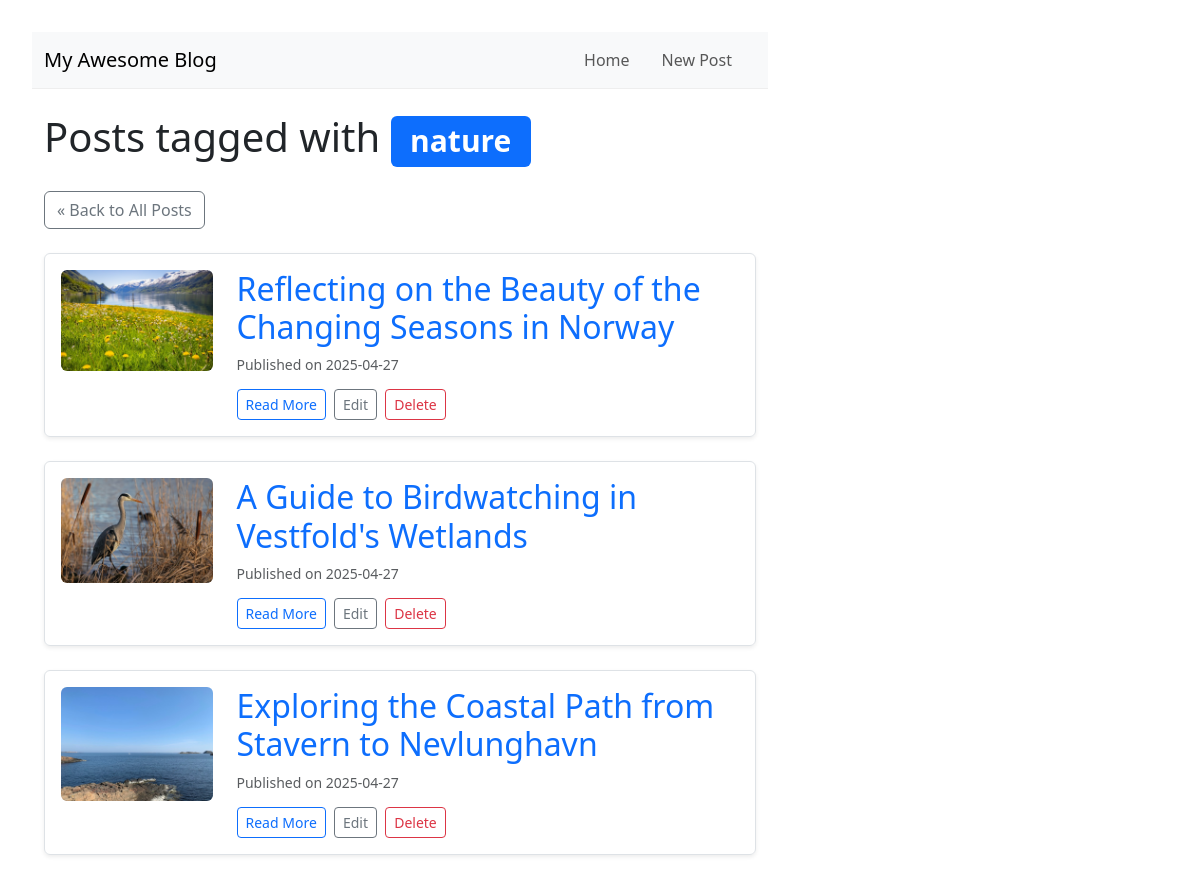
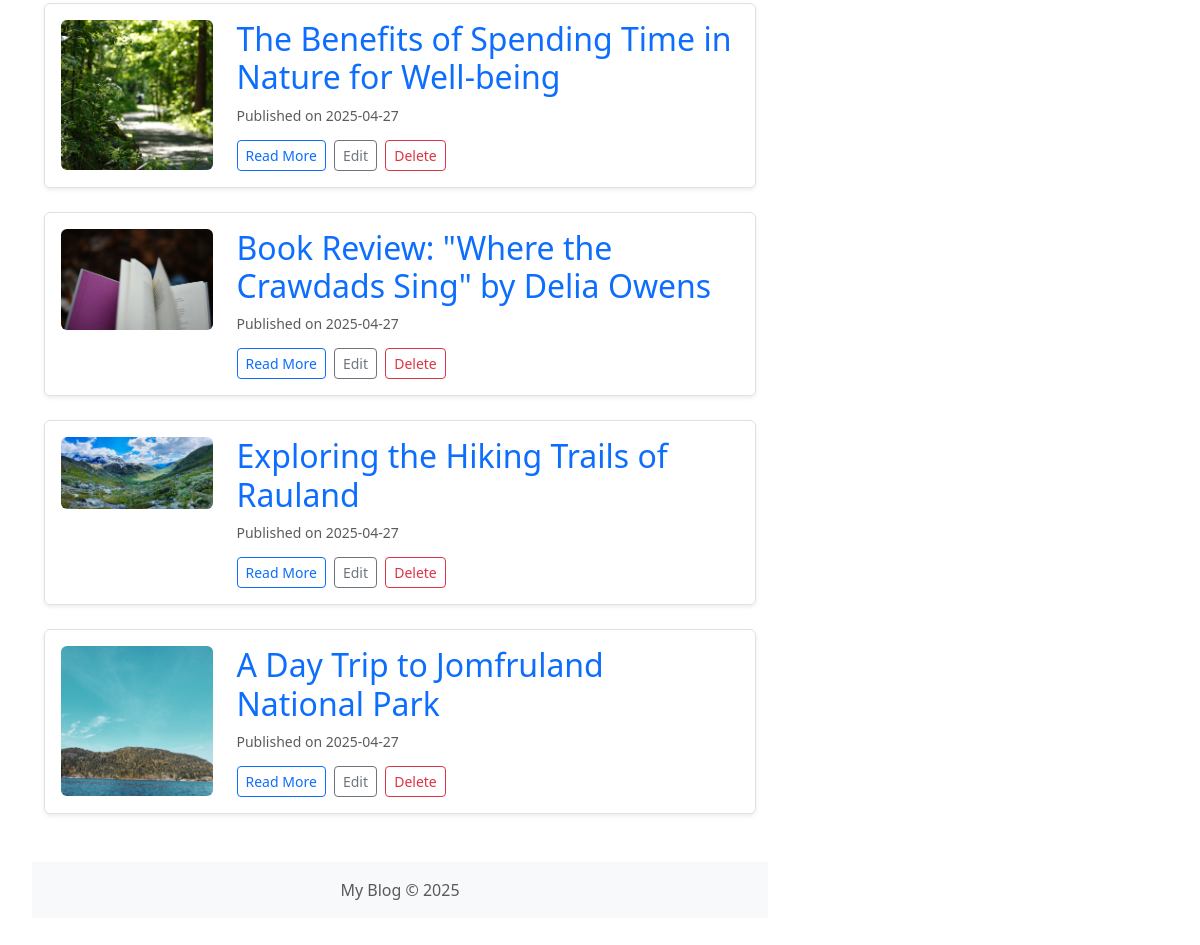
/tag/nature, run on an earlier commit of the app's database (2 pictures, top to bottom).
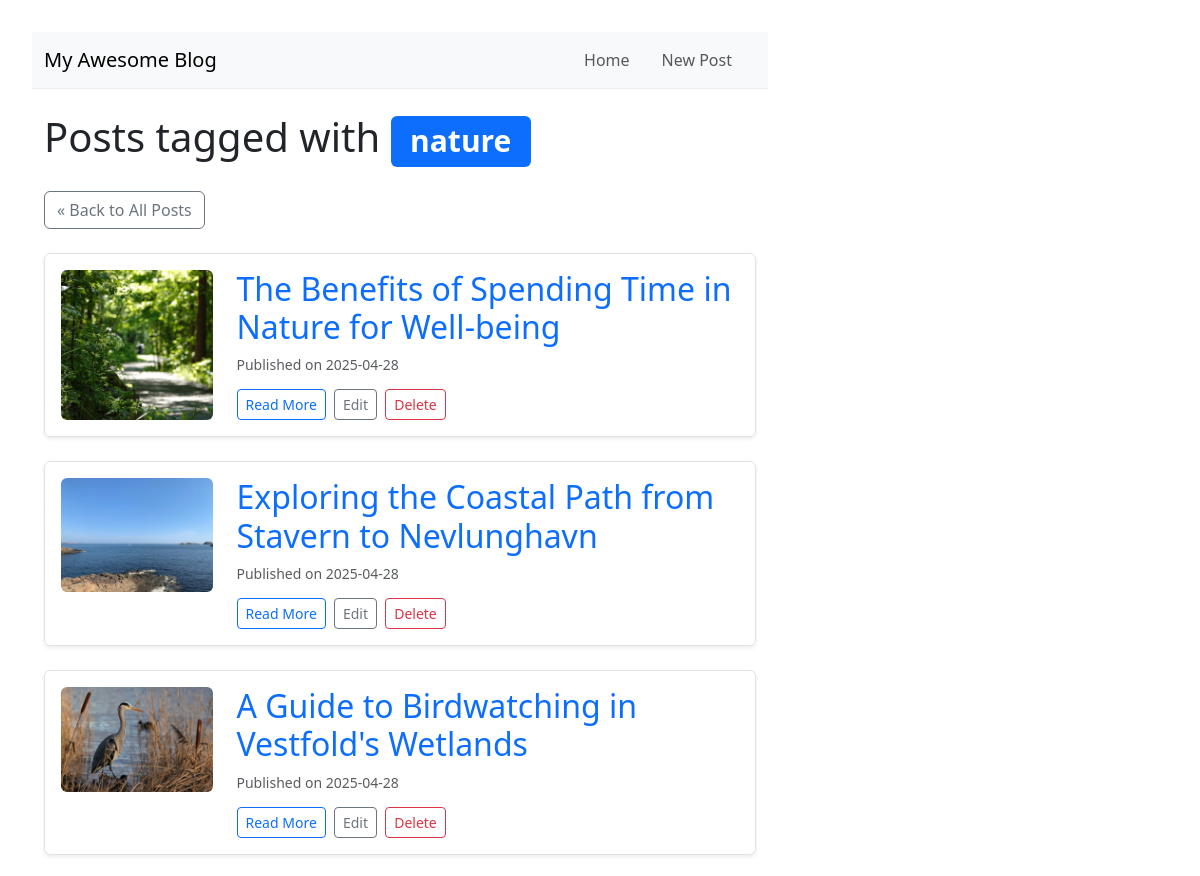
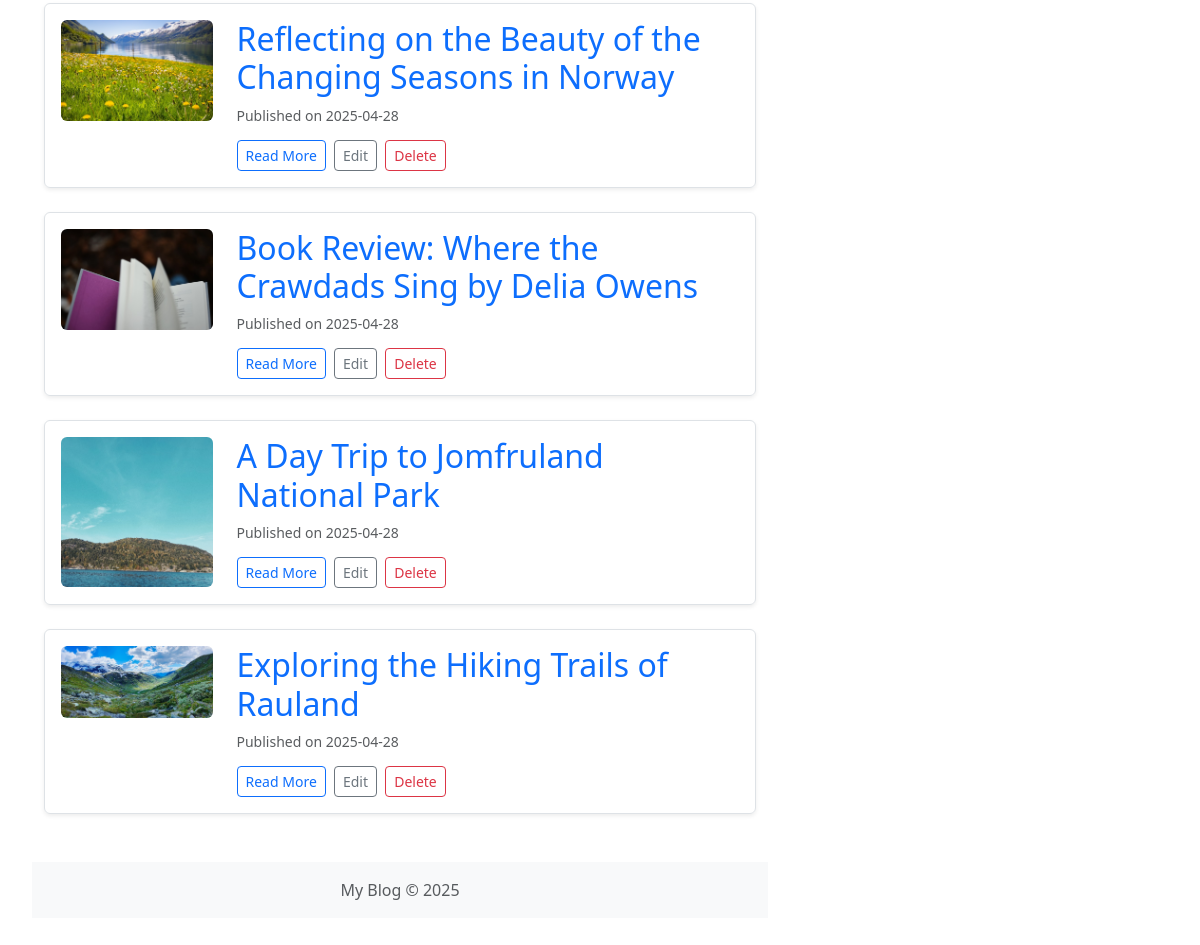
And on a later commit of the database (2 pictures, top to bottom).
### tables this page shows
CREATE TABLE posts (
    id INTEGER PRIMARY KEY AUTOINCREMENT, -- Unique identifier for each post
    title TEXT NOT NULL,                  -- Title of the blog post
    content TEXT NOT NULL,                -- Main body/content of the post
    published_date TIMESTAMP NOT NULL DEFAULT CURRENT_TIMESTAMP, -- When the post was created/published
    image_filename TEXt NULL               -- images 
);

### app.py (the view)
@app.route('/tag/<string:tag_name>')
def posts_by_tag(tag_name):
    try:
        posts = db.get_posts_by_tag(tag_name)
        return render_template('tag_posts.html', tag_name=tag_name, posts=posts)
    except Exception as e:
        app.logger.error(f"Error fetching posts for tag '{tag_name}': {e}")
        return "<h1>An error occurred fetching posts for this tag.</h1>", 500

### app.py (called while the page is built)
@app.context_processor
def inject_now():
    return {'now': datetime.datetime.now(timezone.utc)}

### db.py (called while the page is built)
def get_db():
    if 'db' not in g:
        db_path = current_app.config.get('DATABASE', DEFAULT_DATABASE_PATH)
        try:
            g.db = sqlite3.connect(
                db_path,
                detect_types=sqlite3.PARSE_DECLTYPES | sqlite3.PARSE_COLNAMES
            )
            g.db.row_factory = sqlite3.Row # Keep using Row factory
        except sqlite3.Error as e:
            current_app.logger.error(f"Database connection failed for {db_path}: {e}")
            raise e # Or handle more gracefully
    return g.db

def get_posts_by_tag(tag_name):
    conn = get_db()
    try:
        posts = conn.execute("""
            SELECT p.id, p.title, p.content, p.published_date, p.image_filename -- Add image_filename
            FROM posts p
            JOIN post_tags pt ON p.id = pt.post_id
            JOIN tags t ON pt.tag_id = t.id
            WHERE t.name = ?
            ORDER BY p.published_date DESC
        """, (tag_name,)).fetchall()
        return posts
    except sqlite3.Error as e:
        current_app.logger.error(f"DB error in get_posts_by_tag for tag '{tag_name}': {e}")
        return []

### templates/tag_posts.html (shortened to what this page needs)
{% extends 'base.html' %}
{% block content %}
    <h1 class="mb-4">Posts tagged with <span class="badge bg-primary">{{ tag_name }}</span></h1>
    <a href="{{ url_for('index') }}" class="btn btn-outline-secondary mb-4">&laquo; Back to All Posts</a>
    {% if posts %}
        {% for post in posts %}
        <article class="post-summary mb-4 p-3 border rounded shadow-sm">
            <div class="row">
                {% if post.image_filename %}
                <div class="col-md-3 mb-3 mb-md-0">
                    <a href="{{ url_for('post', post_id=post.id) }}">
                        <img src="{{ url_for('static', filename=post.image_filename) }}" alt="{{ post.title }}" class="img-fluid rounded" style="max-height: 150px; object-fit: cover; width: 100%;">
                    </a>
                </div>
                <div class="col-md-9">
                {% else %}
                <div class="col-md-12">
                {% endif %}
                    <h2><a href="{{ url_for('post', post_id=post.id) }}" class="text-decoration-none">{{ post.title }}</a></h2>
                    <p class="post-meta text-muted small">
                        Published on {{ post.published_date.strftime('%Y-%m-%d') }}
                    </p>
                    <div class="post-actions mt-2">
                        <a href="{{ url_for('post', post_id=post.id) }}" class="btn btn-sm btn-outline-primary me-1">Read More</a>
                        <a href="{{ url_for('edit_post', post_id=post.id) }}" class="btn btn-sm btn-outline-secondary me-1">Edit</a>
                        <form action="{{ url_for('delete_post_route', post_id=post.id) }}" method="post" style="display: inline;" onsubmit="return confirm('Are you sure you want to delete this post?');">
                            <button type="submit" class="btn btn-sm btn-outline-danger">Delete</button>
                        </form>
                    </div>
                </div>
            </div>
        </article>
        {% endfor %}
    {% else %}
        <div class="alert alert-info">
            No posts found with the tag "{{ tag_name }}".
        </div>
    {% endif %}
{% endblock %}

### templates/base.html (shortened to what this page needs)
<!DOCTYPE html>
<html lang="en">
  <head>
    <link
      rel="stylesheet"
      href="{{ url_for('static', filename='style.css') }}"
    />
    <link
      href="https://cdn.jsdelivr.net/npm/bootstrap@5.3.2/dist/css/bootstrap.min.css"
      rel="stylesheet"
    />
  </head>
  <body>
    <nav class="navbar navbar-expand-lg navbar-light bg-light mb-4">
      <div class="container">
        <a class="navbar-brand" href="{{ url_for('index') }}"
          >My Awesome Blog</a
        >
        <div class="collapse navbar-collapse" id="navbarNav">
          <ul class="navbar-nav ms-auto">
            <li class="nav-item">
              <a class="nav-link" href="{{ url_for('index') }}">Home</a>
            </li>
            <li class="nav-item">
              <a class="nav-link" href="{{ url_for('create_post') }}"
                >New Post</a
              >
            </li>
          </ul>
        </div>
      </div>
    </nav>
    <main class="container">
      {% block content %}{% endblock %}
    </main>
    <footer class="mt-5 py-3 bg-light text-center">
      <div class="container">
        <span class="text-muted">My Blog &copy; {{ now.year }}</span>
      </div>
    </footer>
  </body>
</html>

### static/style.css (style rules this page uses)
body { font-family: -apple-system, BlinkMacSystemFont, "Segoe UI", Roboto, "Helvetica Neue", Arial, sans-serif; line-height: 1.6; margin: 0 auto; max-width: 800px; padding: 2em; color: #333; background-color: #fdfdfd; }
nav { margin-bottom: 2em; padding-bottom: 1em; border-bottom: 1px solid #eee; }
nav a { text-decoration: none; color: #007bff; margin-right: 1em; }
h1, h2 { color: #2a2a2a; margin-bottom: 0.5em; }
h1 { font-size: 2.5em; }
h2 { font-size: 1.8em; }
article { border-bottom: 1px solid #eee; padding-bottom: 1.5em; margin-bottom: 1.5em; }
article:last-of-type { border-bottom: none; }
.post-meta { color: #666; font-size: 0.9em; margin-bottom: 1em; }
form button { padding: 10px 15px; background-color: #28a745; color: white; border: none; border-radius: 4px; cursor: pointer; font-size: 1em; }

What changed in the data, as far as the page shows it:
changed posts "The Benefits of Spending Time in Nature for Well-being": published_date "2025-04-27" → "2025-04-28"; moves up the list
changed posts "Exploring the Coastal Path from Stavern to Nevlunghavn": published_date "2025-04-27" → "2025-04-28"; moves up the list
changed posts "A Guide to Birdwatching in Vestfold's Wetlands": published_date "2025-04-27" → "2025-04-28"; moves down the list
changed posts "Reflecting on the Beauty of the Changing Seasons in Norway": published_date "2025-04-27" → "2025-04-28"
changed posts: title "Book Review: \"Where the Crawdads Sing\" by Delia Owens" → "Book Review: Where the Crawdads Sing by Delia Owens"; published_date "2025-04-27" → "2025-04-28"
changed posts "A Day Trip to Jomfruland National Park": published_date "2025-04-27" → "2025-04-28"; moves up the list
changed posts "Exploring the Hiking Trails of Rauland": published_date "2025-04-27" → "2025-04-28"
